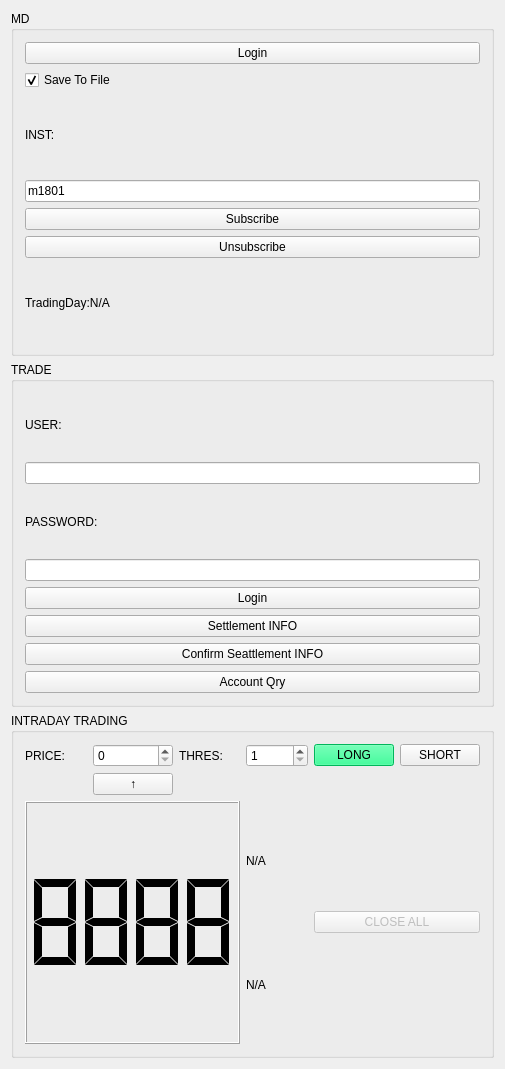
<?xml version="1.0" encoding="UTF-8"?>
<ui version="4.0">
 <class>qtTellerMachineClass</class>
 <widget class="QMainWindow" name="qtTellerMachineClass">
  <property name="geometry">
   <rect>
    <x>0</x>
    <y>0</y>
    <width>505</width>
    <height>1069</height>
   </rect>
  </property>
  <property name="minimumSize">
   <size>
    <width>400</width>
    <height>400</height>
   </size>
  </property>
  <property name="maximumSize">
   <size>
    <width>1920</width>
    <height>1080</height>
   </size>
  </property>
  <property name="windowTitle">
   <string>qtTellerMachine</string>
  </property>
  <property name="tabShape">
   <enum>QTabWidget::Rounded</enum>
  </property>
  <property name="dockNestingEnabled">
   <bool>false</bool>
  </property>
  <widget class="QWidget" name="centralWidget">
   <layout class="QVBoxLayout" name="verticalLayout">
    <item>
     <widget class="QGroupBox" name="groupBox">
      <property name="title">
       <string>MD</string>
      </property>
      <layout class="QVBoxLayout" name="verticalLayout_2">
       <item>
        <widget class="QPushButton" name="btn_mdlogin">
         <property name="text">
          <string>Login</string>
         </property>
        </widget>
       </item>
       <item>
        <widget class="QCheckBox" name="cb_save">
         <property name="text">
          <string>Save To File</string>
         </property>
         <property name="checked">
          <bool>true</bool>
         </property>
        </widget>
       </item>
       <item>
        <widget class="QLabel" name="label_6">
         <property name="text">
          <string>INST:</string>
         </property>
        </widget>
       </item>
       <item>
        <widget class="QLineEdit" name="le_ins">
         <property name="text">
          <string>m1801</string>
         </property>
        </widget>
       </item>
       <item>
        <widget class="QPushButton" name="btn_subscribe">
         <property name="text">
          <string>Subscribe</string>
         </property>
        </widget>
       </item>
       <item>
        <widget class="QPushButton" name="btn_unsubscribe">
         <property name="text">
          <string>Unsubscribe</string>
         </property>
        </widget>
       </item>
       <item>
        <widget class="QLabel" name="lb_tradingday">
         <property name="text">
          <string>TradingDay:N/A</string>
         </property>
        </widget>
       </item>
      </layout>
     </widget>
    </item>
    <item>
     <widget class="QGroupBox" name="groupBox_2">
      <property name="title">
       <string>TRADE</string>
      </property>
      <layout class="QVBoxLayout" name="verticalLayout_3">
       <item>
        <widget class="QLabel" name="label">
         <property name="text">
          <string>USER:</string>
         </property>
        </widget>
       </item>
       <item>
        <widget class="QLineEdit" name="le_usrname">
         <property name="text">
          <string/>
         </property>
        </widget>
       </item>
       <item>
        <widget class="QLabel" name="label_2">
         <property name="text">
          <string>PASSWORD:</string>
         </property>
        </widget>
       </item>
       <item>
        <widget class="QLineEdit" name="le_pswd">
         <property name="text">
          <string/>
         </property>
         <property name="echoMode">
          <enum>QLineEdit::Password</enum>
         </property>
         <property name="placeholderText">
          <string/>
         </property>
        </widget>
       </item>
       <item>
        <widget class="QPushButton" name="btn_tdlogin">
         <property name="text">
          <string>Login</string>
         </property>
        </widget>
       </item>
       <item>
        <widget class="QPushButton" name="pushButton_5">
         <property name="text">
          <string>Settlement INFO</string>
         </property>
        </widget>
       </item>
       <item>
        <widget class="QPushButton" name="pushButton">
         <property name="text">
          <string>Confirm Seattlement INFO</string>
         </property>
        </widget>
       </item>
       <item>
        <widget class="QPushButton" name="btn_accountQry">
         <property name="text">
          <string>Account Qry</string>
         </property>
        </widget>
       </item>
      </layout>
     </widget>
    </item>
    <item>
     <widget class="QGroupBox" name="groupBox_3">
      <property name="title">
       <string>INTRADAY TRADING</string>
      </property>
      <layout class="QGridLayout" name="gridLayout">
       <item row="0" column="0">
        <widget class="QLabel" name="label_3">
         <property name="text">
          <string>PRICE:</string>
         </property>
        </widget>
       </item>
       <item row="0" column="1">
        <widget class="QSpinBox" name="sb_tdprice">
         <property name="maximum">
          <number>9999</number>
         </property>
        </widget>
       </item>
       <item row="0" column="2">
        <widget class="QLabel" name="label_4">
         <property name="text">
          <string>THRES:</string>
         </property>
        </widget>
       </item>
       <item row="0" column="3">
        <widget class="QSpinBox" name="sb_tddiff">
         <property name="minimum">
          <number>1</number>
         </property>
         <property name="maximum">
          <number>5</number>
         </property>
         <property name="value">
          <number>1</number>
         </property>
        </widget>
       </item>
       <item row="1" column="1">
        <widget class="QPushButton" name="btn_copyPrice">
         <property name="text">
          <string>↑</string>
         </property>
        </widget>
       </item>
       <item row="2" column="0" rowspan="2" colspan="3">
        <widget class="QLCDNumber" name="lcd_lastPrice">
         <property name="digitCount">
          <number>4</number>
         </property>
         <property name="segmentStyle">
          <enum>QLCDNumber::Flat</enum>
         </property>
         <property name="value" stdset="0">
          <double>8888.000000000000000</double>
         </property>
        </widget>
       </item>
       <item row="2" column="3">
        <widget class="QLabel" name="lb_ask">
         <property name="text">
          <string>N/A</string>
         </property>
        </widget>
       </item>
       <item row="2" column="4" rowspan="2" colspan="2">
        <widget class="QPushButton" name="pushButton_4">
         <property name="enabled">
          <bool>false</bool>
         </property>
         <property name="text">
          <string>CLOSE ALL</string>
         </property>
        </widget>
       </item>
       <item row="3" column="3">
        <widget class="QLabel" name="lb_bid">
         <property name="text">
          <string>N/A</string>
         </property>
        </widget>
       </item>
       <item row="0" column="5">
        <widget class="QPushButton" name="pushButton_2">
         <property name="text">
          <string>SHORT</string>
         </property>
        </widget>
       </item>
       <item row="0" column="4">
        <widget class="QPushButton" name="pushButton_3">
         <property name="palette">
          <palette>
           <active>
            <colorrole role="WindowText">
             <brush brushstyle="SolidPattern">
              <color alpha="255">
               <red>0</red>
               <green>0</green>
               <blue>0</blue>
              </color>
             </brush>
            </colorrole>
            <colorrole role="Button">
             <brush brushstyle="SolidPattern">
              <color alpha="255">
               <red>0</red>
               <green>255</green>
               <blue>127</blue>
              </color>
             </brush>
            </colorrole>
            <colorrole role="Light">
             <brush brushstyle="SolidPattern">
              <color alpha="255">
               <red>127</red>
               <green>255</green>
               <blue>191</blue>
              </color>
             </brush>
            </colorrole>
            <colorrole role="Midlight">
             <brush brushstyle="SolidPattern">
              <color alpha="255">
               <red>63</red>
               <green>255</green>
               <blue>159</blue>
              </color>
             </brush>
            </colorrole>
            <colorrole role="Dark">
             <brush brushstyle="SolidPattern">
              <color alpha="255">
               <red>0</red>
               <green>127</green>
               <blue>63</blue>
              </color>
             </brush>
            </colorrole>
            <colorrole role="Mid">
             <brush brushstyle="SolidPattern">
              <color alpha="255">
               <red>0</red>
               <green>170</green>
               <blue>84</blue>
              </color>
             </brush>
            </colorrole>
            <colorrole role="Text">
             <brush brushstyle="SolidPattern">
              <color alpha="255">
               <red>0</red>
               <green>0</green>
               <blue>0</blue>
              </color>
             </brush>
            </colorrole>
            <colorrole role="BrightText">
             <brush brushstyle="SolidPattern">
              <color alpha="255">
               <red>255</red>
               <green>255</green>
               <blue>255</blue>
              </color>
             </brush>
            </colorrole>
            <colorrole role="ButtonText">
             <brush brushstyle="SolidPattern">
              <color alpha="255">
               <red>0</red>
               <green>0</green>
               <blue>0</blue>
              </color>
             </brush>
            </colorrole>
            <colorrole role="Base">
             <brush brushstyle="SolidPattern">
              <color alpha="255">
               <red>255</red>
               <green>255</green>
               <blue>255</blue>
              </color>
             </brush>
            </colorrole>
            <colorrole role="Window">
             <brush brushstyle="SolidPattern">
              <color alpha="255">
               <red>0</red>
               <green>255</green>
               <blue>127</blue>
              </color>
             </brush>
            </colorrole>
            <colorrole role="Shadow">
             <brush brushstyle="SolidPattern">
              <color alpha="255">
               <red>0</red>
               <green>0</green>
               <blue>0</blue>
              </color>
             </brush>
            </colorrole>
            <colorrole role="AlternateBase">
             <brush brushstyle="SolidPattern">
              <color alpha="255">
               <red>127</red>
               <green>255</green>
               <blue>191</blue>
              </color>
             </brush>
            </colorrole>
            <colorrole role="ToolTipBase">
             <brush brushstyle="SolidPattern">
              <color alpha="255">
               <red>255</red>
               <green>255</green>
               <blue>220</blue>
              </color>
             </brush>
            </colorrole>
            <colorrole role="ToolTipText">
             <brush brushstyle="SolidPattern">
              <color alpha="255">
               <red>0</red>
               <green>0</green>
               <blue>0</blue>
              </color>
             </brush>
            </colorrole>
           </active>
           <inactive>
            <colorrole role="WindowText">
             <brush brushstyle="SolidPattern">
              <color alpha="255">
               <red>0</red>
               <green>0</green>
               <blue>0</blue>
              </color>
             </brush>
            </colorrole>
            <colorrole role="Button">
             <brush brushstyle="SolidPattern">
              <color alpha="255">
               <red>0</red>
               <green>255</green>
               <blue>127</blue>
              </color>
             </brush>
            </colorrole>
            <colorrole role="Light">
             <brush brushstyle="SolidPattern">
              <color alpha="255">
               <red>127</red>
               <green>255</green>
               <blue>191</blue>
              </color>
             </brush>
            </colorrole>
            <colorrole role="Midlight">
             <brush brushstyle="SolidPattern">
              <color alpha="255">
               <red>63</red>
               <green>255</green>
               <blue>159</blue>
              </color>
             </brush>
            </colorrole>
            <colorrole role="Dark">
             <brush brushstyle="SolidPattern">
              <color alpha="255">
               <red>0</red>
               <green>127</green>
               <blue>63</blue>
              </color>
             </brush>
            </colorrole>
            <colorrole role="Mid">
             <brush brushstyle="SolidPattern">
              <color alpha="255">
               <red>0</red>
               <green>170</green>
               <blue>84</blue>
              </color>
             </brush>
            </colorrole>
            <colorrole role="Text">
             <brush brushstyle="SolidPattern">
              <color alpha="255">
               <red>0</red>
               <green>0</green>
               <blue>0</blue>
              </color>
             </brush>
            </colorrole>
            <colorrole role="BrightText">
             <brush brushstyle="SolidPattern">
              <color alpha="255">
               <red>255</red>
               <green>255</green>
               <blue>255</blue>
              </color>
             </brush>
            </colorrole>
            <colorrole role="ButtonText">
             <brush brushstyle="SolidPattern">
              <color alpha="255">
               <red>0</red>
               <green>0</green>
               <blue>0</blue>
              </color>
             </brush>
            </colorrole>
            <colorrole role="Base">
             <brush brushstyle="SolidPattern">
              <color alpha="255">
               <red>255</red>
               <green>255</green>
               <blue>255</blue>
              </color>
             </brush>
            </colorrole>
            <colorrole role="Window">
             <brush brushstyle="SolidPattern">
              <color alpha="255">
               <red>0</red>
               <green>255</green>
               <blue>127</blue>
              </color>
             </brush>
            </colorrole>
            <colorrole role="Shadow">
             <brush brushstyle="SolidPattern">
              <color alpha="255">
               <red>0</red>
               <green>0</green>
               <blue>0</blue>
              </color>
             </brush>
            </colorrole>
            <colorrole role="AlternateBase">
             <brush brushstyle="SolidPattern">
              <color alpha="255">
               <red>127</red>
               <green>255</green>
               <blue>191</blue>
              </color>
             </brush>
            </colorrole>
            <colorrole role="ToolTipBase">
             <brush brushstyle="SolidPattern">
              <color alpha="255">
               <red>255</red>
               <green>255</green>
               <blue>220</blue>
              </color>
             </brush>
            </colorrole>
            <colorrole role="ToolTipText">
             <brush brushstyle="SolidPattern">
              <color alpha="255">
               <red>0</red>
               <green>0</green>
               <blue>0</blue>
              </color>
             </brush>
            </colorrole>
           </inactive>
           <disabled>
            <colorrole role="WindowText">
             <brush brushstyle="SolidPattern">
              <color alpha="255">
               <red>0</red>
               <green>127</green>
               <blue>63</blue>
              </color>
             </brush>
            </colorrole>
            <colorrole role="Button">
             <brush brushstyle="SolidPattern">
              <color alpha="255">
               <red>0</red>
               <green>255</green>
               <blue>127</blue>
              </color>
             </brush>
            </colorrole>
            <colorrole role="Light">
             <brush brushstyle="SolidPattern">
              <color alpha="255">
               <red>127</red>
               <green>255</green>
               <blue>191</blue>
              </color>
             </brush>
            </colorrole>
            <colorrole role="Midlight">
             <brush brushstyle="SolidPattern">
              <color alpha="255">
               <red>63</red>
               <green>255</green>
               <blue>159</blue>
              </color>
             </brush>
            </colorrole>
            <colorrole role="Dark">
             <brush brushstyle="SolidPattern">
              <color alpha="255">
               <red>0</red>
               <green>127</green>
               <blue>63</blue>
              </color>
             </brush>
            </colorrole>
            <colorrole role="Mid">
             <brush brushstyle="SolidPattern">
              <color alpha="255">
               <red>0</red>
               <green>170</green>
               <blue>84</blue>
              </color>
             </brush>
            </colorrole>
            <colorrole role="Text">
             <brush brushstyle="SolidPattern">
              <color alpha="255">
               <red>0</red>
               <green>127</green>
               <blue>63</blue>
              </color>
             </brush>
            </colorrole>
            <colorrole role="BrightText">
             <brush brushstyle="SolidPattern">
              <color alpha="255">
               <red>255</red>
               <green>255</green>
               <blue>255</blue>
              </color>
             </brush>
            </colorrole>
            <colorrole role="ButtonText">
             <brush brushstyle="SolidPattern">
              <color alpha="255">
               <red>0</red>
               <green>127</green>
               <blue>63</blue>
              </color>
             </brush>
            </colorrole>
            <colorrole role="Base">
             <brush brushstyle="SolidPattern">
              <color alpha="255">
               <red>0</red>
               <green>255</green>
               <blue>127</blue>
              </color>
             </brush>
            </colorrole>
            <colorrole role="Window">
             <brush brushstyle="SolidPattern">
              <color alpha="255">
               <red>0</red>
               <green>255</green>
               <blue>127</blue>
              </color>
             </brush>
            </colorrole>
            <colorrole role="Shadow">
             <brush brushstyle="SolidPattern">
              <color alpha="255">
               <red>0</red>
               <green>0</green>
               <blue>0</blue>
              </color>
             </brush>
            </colorrole>
            <colorrole role="AlternateBase">
             <brush brushstyle="SolidPattern">
              <color alpha="255">
               <red>0</red>
               <green>255</green>
               <blue>127</blue>
              </color>
             </brush>
            </colorrole>
            <colorrole role="ToolTipBase">
             <brush brushstyle="SolidPattern">
              <color alpha="255">
               <red>255</red>
               <green>255</green>
               <blue>220</blue>
              </color>
             </brush>
            </colorrole>
            <colorrole role="ToolTipText">
             <brush brushstyle="SolidPattern">
              <color alpha="255">
               <red>0</red>
               <green>0</green>
               <blue>0</blue>
              </color>
             </brush>
            </colorrole>
           </disabled>
          </palette>
         </property>
         <property name="text">
          <string>LONG</string>
         </property>
        </widget>
       </item>
      </layout>
     </widget>
    </item>
   </layout>
  </widget>
 </widget>
 <layoutdefault spacing="6" margin="11"/>
 <resources>
  <include location="qttellermachine.qrc"/>
 </resources>
 <connections>
  <connection>
   <sender>btn_mdlogin</sender>
   <signal>clicked()</signal>
   <receiver>qtTellerMachineClass</receiver>
   <slot>mdLogin()</slot>
   <hints>
    <hint type="sourcelabel">
     <x>70</x>
     <y>47</y>
    </hint>
    <hint type="destinationlabel">
     <x>153</x>
     <y>38</y>
    </hint>
   </hints>
  </connection>
  <connection>
   <sender>btn_subscribe</sender>
   <signal>clicked()</signal>
   <receiver>qtTellerMachineClass</receiver>
   <slot>mdSubscribe()</slot>
   <hints>
    <hint type="sourcelabel">
     <x>203</x>
     <y>37</y>
    </hint>
    <hint type="destinationlabel">
     <x>190</x>
     <y>58</y>
    </hint>
   </hints>
  </connection>
  <connection>
   <sender>btn_tdlogin</sender>
   <signal>clicked()</signal>
   <receiver>qtTellerMachineClass</receiver>
   <slot>traderLogin()</slot>
   <hints>
    <hint type="sourcelabel">
     <x>145</x>
     <y>169</y>
    </hint>
    <hint type="destinationlabel">
     <x>194</x>
     <y>161</y>
    </hint>
   </hints>
  </connection>
  <connection>
   <sender>btn_accountQry</sender>
   <signal>clicked()</signal>
   <receiver>qtTellerMachineClass</receiver>
   <slot>traderAccountQry()</slot>
   <hints>
    <hint type="sourcelabel">
     <x>270</x>
     <y>122</y>
    </hint>
    <hint type="destinationlabel">
     <x>322</x>
     <y>99</y>
    </hint>
   </hints>
  </connection>
  <connection>
   <sender>btn_unsubscribe</sender>
   <signal>clicked()</signal>
   <receiver>qtTellerMachineClass</receiver>
   <slot>mdUnsubscribe()</slot>
   <hints>
    <hint type="sourcelabel">
     <x>235</x>
     <y>63</y>
    </hint>
    <hint type="destinationlabel">
     <x>236</x>
     <y>85</y>
    </hint>
   </hints>
  </connection>
  <connection>
   <sender>btn_copyPrice</sender>
   <signal>clicked()</signal>
   <receiver>qtTellerMachineClass</receiver>
   <slot>copyPrice()</slot>
   <hints>
    <hint type="sourcelabel">
     <x>78</x>
     <y>262</y>
    </hint>
    <hint type="destinationlabel">
     <x>6</x>
     <y>261</y>
    </hint>
   </hints>
  </connection>
  <connection>
   <sender>pushButton_3</sender>
   <signal>clicked()</signal>
   <receiver>qtTellerMachineClass</receiver>
   <slot>tradeLong()</slot>
   <hints>
    <hint type="sourcelabel">
     <x>274</x>
     <y>226</y>
    </hint>
    <hint type="destinationlabel">
     <x>233</x>
     <y>198</y>
    </hint>
   </hints>
  </connection>
  <connection>
   <sender>pushButton_2</sender>
   <signal>clicked()</signal>
   <receiver>qtTellerMachineClass</receiver>
   <slot>tradeShort()</slot>
   <hints>
    <hint type="sourcelabel">
     <x>353</x>
     <y>230</y>
    </hint>
    <hint type="destinationlabel">
     <x>301</x>
     <y>198</y>
    </hint>
   </hints>
  </connection>
  <connection>
   <sender>pushButton</sender>
   <signal>clicked()</signal>
   <receiver>qtTellerMachineClass</receiver>
   <slot>confirmSettlementInfo()</slot>
   <hints>
    <hint type="sourcelabel">
     <x>244</x>
     <y>179</y>
    </hint>
    <hint type="destinationlabel">
     <x>184</x>
     <y>195</y>
    </hint>
   </hints>
  </connection>
  <connection>
   <sender>pushButton_5</sender>
   <signal>clicked()</signal>
   <receiver>qtTellerMachineClass</receiver>
   <slot>qrySettlementInfo()</slot>
   <hints>
    <hint type="sourcelabel">
     <x>208</x>
     <y>160</y>
    </hint>
    <hint type="destinationlabel">
     <x>263</x>
     <y>197</y>
    </hint>
   </hints>
  </connection>
 </connections>
 <slots>
  <slot>mdLogin()</slot>
  <slot>mdSubscribe()</slot>
  <slot>traderLogin()</slot>
  <slot>traderAccountQry()</slot>
  <slot>mdUnsubscribe()</slot>
  <slot>copyPrice()</slot>
  <slot>tradeLong()</slot>
  <slot>tradeShort()</slot>
  <slot>confirmSettlementInfo()</slot>
  <slot>qrySettlementInfo()</slot>
 </slots>
</ui>
